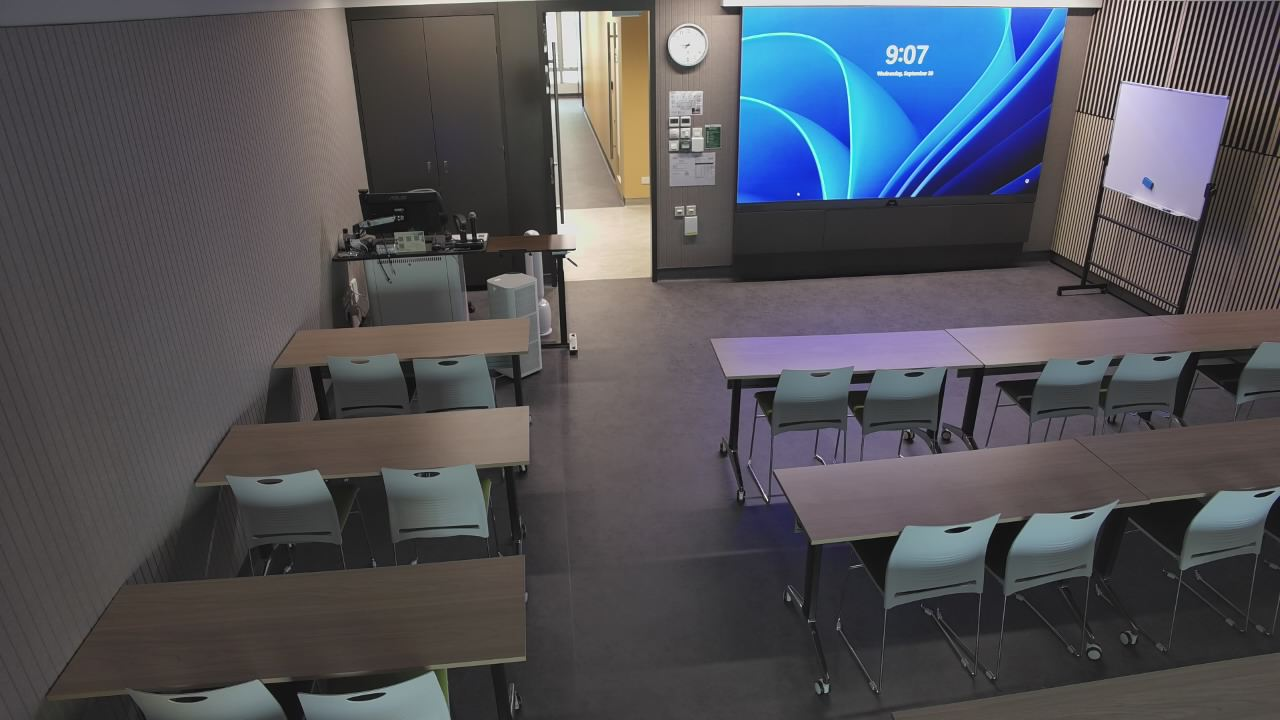
#> input picture [Buddy]/.workbuddy/tmp/live6c/g0.jpg, 1280 x 720 px, found by its file name; its folder holds 3 pictures in this run; the run also reads 2 pictures not shown here
$ python r6c_probe.py
#> lines starting #> are read from the running program, lines starting #| are printed output that depends on the picture
### [Buddy]/av_scan.py
#!/usr/bin/env python
# Shek Mun AV room scan -> HTML report with inline camera snapshots.
import os
import re
import json
import time
import base64
import subprocess
import numpy as np
from PIL import Image, ImageDraw, ImageOps, ImageFilter
from scipy import ndimage

OUT = os.path.dirname(os.path.abspath(__file__))
TMP = os.path.join(OUT, '.workbuddy', 'tmp')
SNAP_URL = 'http://10.107.147.121:8080/snapshot.json'
CONFIG = os.path.join(OUT, 'av_monitor_config.json')
CHANGELOG = os.path.join(OUT, 'changelog.md')

# Report engine version. Keep in step with the top entry of changelog.md; it is stamped
# into the HTML report, the email body and the email subject footer so Danny always
# knows which rule set produced a given report.
VERSION = '2.6.1'
# an OUT OF SYNC verdict must repeat on a consecutive run inside this window before it
# is allowed to raise an Abnormal (Danny: avoid one-off false alarms)
SYNC_CONFIRM_WINDOW_S = 3 * 3600

# KDS temperature alarm threshold (deg C) - only at/above this is a room "Abnormal".
# Danny raised it from 45 to 49 on 2026-09-21; the value in av_monitor_config.json wins.
KDS_ALARM = 49
# rooms with at least this many monitored displays must show one common picture
SYNC_MIN_DECODERS = 2
# a disagreeing region must cover at least this share of the largest display's area
# before the room is called OUT OF SYNC (Danny: only flag a *highly* unmatched room)
SYNC_MIN_AREA_RATIO = 0.30
# text that identifies the AVoIP "decoder standby" screen
AVOIP_IDLE_KEYS = ('AVOIP', 'DECODER', 'STANDBY', 'VIDEO SOURCE', 'DISCONNECTED',
                   'SWITCHED OFF', 'SLEEP MODE', 'TO WAKE')
# Narrower evidence that a bright region really IS a TV: an AVoIP decoder standby
# screen can only come from a display, never from a whiteboard / noticeboard.
DISPLAY_TEXT_KEYS = ('AVOIP', 'DECODER', 'STANDBY', 'VIDEO SOURCE', 'DISCONNECTED')

ROOMS = [
    ('101', 'SM-11-01', 'SM-11-01'), ('102', 'SM-11-02', 'SM-11-02'),
    ('103', 'SM-11-03', 'SM-11-03'), ('104', 'SM-11-04', 'SM-11-04'),
    ('105', 'SM-11-05', 'SM-11-05'), ('106', 'SM-11-06', 'SM-11-06'),
    ('107', 'SM-11-07', 'SM-11-07'), ('108', 'SM-11-08', 'SM-11-08'),
    ('109', 'Common Rm', 'Common Area'),
]
# snapshot.json room key -> camera ip suffix
PASS_DIRS = ['s1', 's2', 's3']


# [114 lines left out: functions load_config, kds_alarm, display_spec, display_filter, display_regions, poller_state, not called in this run]


def is_fault(d):
    """Only an explicit `fail` is a fault. `unknown` = not polled yet (see poller_state)."""
    return d.get('status') == 'fail'


def sync_history_path():
    return os.path.join(TMP, 'sync_history.json')


# [67 lines left out: functions load_sync_history, apply_sync_persistence, fetch_snapshot, grab, not called in this run]


def gray(path):
    return np.asarray(Image.open(path).convert('L'), dtype=np.float32)


# [78 lines left out: functions refine_box, refine_box_frames, iou, not called in this run]


# tuned on the live SM-11-01 frame (2026-09-28): a 288x176 wall-band blob shrinks to
# 312x180 around the TV panel, a 192x64 blob to 193x65 (spectator band removed), while
# the big 4K TV is kept at 142x170 instead of the 112x96 that cut it in half.
REFINE_TUNE = {'pad': 30, 'edge_frac': 0.85, 'streak': 0.75, 'max_grow': 0.35}


# [45 lines left out: function screens, not called in this run]


_OCR = None


def get_ocr():
    global _OCR
    if _OCR is None:
        try:
            from rapidocr_onnxruntime import RapidOCR
            _OCR = RapidOCR()
        except Exception:
            _OCR = False          # OCR unavailable -> screen state falls back to heuristics
    return _OCR or None


def ocr_frame(rgb):
    """OCR the whole 1280x720 frame once; return [{text, box}]."""
    eng = get_ocr()
    if eng is None:
        return []
    try:
        res, _ = eng(rgb)
    except Exception:
        return []
    out = []
    for t in (res or []):
        if not t or not t[1]:
            continue
        pts = t[0]
        xs = [p[0] for p in pts]
        ys = [p[1] for p in pts]
        out.append({'text': str(t[1]),
                    'box': (float(min(xs)), float(min(ys)), float(max(xs)), float(max(ys)))})
    return out


# v2.6.0 - the lock-screen clock, tolerant of OCR garble on the separator.
# The old pattern was `^\d{1,2}[:.]\d{2}$`, i.e. it demanded a colon or a full stop.
# Danny (2026-09-30, SM-11-06 follow-up): all four SM-11-01 panels were showing the
# SAME Windows lock screen, yet the room reported "2 idle / 2 not idle -> OUT OF SYNC".
# The two "active" panels had simply had their colon eaten by OCR - one read `917`
# and the other `9-17` - so the clock was not recognised, the panel fell through to
# "readable text => content", and the room raised a false Abnormal. On a 220x135 px
# wall TV the colon is a couple of pixels; losing it is routine, not exceptional.
CLOCK_RE = re.compile(r'^\s*(\d{1,2})\s*[:.\-\u2013\u2014 ]\s*(\d{2})\s*$')   # 9:17 9.17 9-17 9 17
CLOCK_BARE_RE = re.compile(r'^\s*(\d{1,2})(\d{2})\s*$')                      # 917 0917


# [27 lines left out: functions is_clock, region_structure, not called in this run]


# ---------------------------------------------------------------------------
# AVoIP decoder standby - learned visual fingerprint (Danny, 2026-09-28)
# ---------------------------------------------------------------------------
# Danny sent a reference picture of the AVoIP standby screen and asked the audit to
# "learn the pattern", because OCR alone cannot be trusted on it: on SM-11-02 the
# RIGHT panel reads "AVOIP SYSTEM STATUS: DECODER STANDBY" but the LEFT panel - same
# picture, dimmer and softer - returns *nothing*. The left panel then fell through to
# "content not readable" (unknown) while the right was idle, and the mismatched state
# classes made the room report OUT OF SYNC even though both panels were idle.
#
# The screen's signature is a dense block of headline text across the top of the
# panel over a DARK grey background, with a laptop graphic and a two-panel button
# layout below. Measured across live frames:
#
#   panel                        top-band text   dark share (<95)
#   SM-11-02 left  (true)            0.585           0.806
#   SM-11-02 right (true)            0.475           0.670
#   SM-11-08 wall cladding (FALSE)   0.739           0.055
#   Room 1 content slides (FALSE)    0.000           0.24 - 0.29
#
# `band` alone is NOT enough: the patterned wall cladding in SM-11-08 produces just
# as much top-band edge energy as a real headline, and a standby panel seen at a
# steep angle through glass glares up to lum 160-174 and loses its dark background.
# The dark share is what actually identifies the screen - the banner is white text on
# a near-black panel. Both gates must pass.
STANDBY_BAND_MIN = 0.35      # headline rows in the top band for a standby screen
STANDBY_DARK_MIN = 0.55      # the banner sits on a dark panel, not a bright wall
# (was 0.45; raised 2026-09-28 after a dark slide with a top title band on SM-11-01
#  tv3 reached 0.45-0.55 and was wrongly called standby. True AVoIP standby panels
#  measure 0.71-0.81, so 0.55 keeps them with margin.)
STANDBY_LUM_MIN, STANDBY_LUM_MAX = 60, 175
# v2.5.0 - pattern matching for a panel that glare makes unreadable. A panel with no
# text of its own is called standby when its row layout matches a standby panel that
# WAS confirmed in the same room. Measured 2026-09-28: twin standby panels 0.88,
# a content panel in the same test set 0.28 at most -> 0.45 was chosen then.
# v2.5.7 - raised to 0.75. Danny (2026-09-29) saw SM-11-01 sit on CHECK REGION while
# it was really IN SYNC: the centre-right TV is a bright slide (lum 143, dark 0.127)
# yet scored NCC 0.590 against the stored profile, clearing 0.45 and being re-labelled
# Idle - which then disagreed with the right-wall TV and produced a phantom out-of-sync
# alert. Re-measured across every marked panel in the fleet (12 samples): real standby
# panels score 0.99-1.00, real content 0.28-0.59. 0.75 sits in that gap with margin on
# both sides and separates all 12 correctly, where a dark-share gate would have broken
# SM-11-02's left TV (genuine standby at dark 0.079 through window glare).
# v2.6.1 - 0.75 was too strict, and the whole reason it had been raised was misdiagnosed.
# Re-measured across every marked panel in the fleet on 2026-09-30, ground truth from the
# OCR banner, three separate times of day as the light changed:
#   OCR-confirmed standby  0.558 - 1.000   (the 0.558 is SM-11-01 under blue skylight,
#                                           which lifts B-R to 43-58 and washes the panel)
#   content / slide / lock 0.064 - 0.449   (SM-11-02's slide, the one Danny reported,
#                                           tops out at 0.449)
# 0.50 sits in that gap with roughly 0.05 of margin on each side. It also still rejects
# the 0.590 bright slide that made v2.5.7 raise the gate.
STANDBY_NCC_MIN = 0.50
# v2.6.1 - how many row-profile signatures are kept per room. This was 2, and that was
# the real reason the NCC test kept failing: remember_standby_profiles() appends the new
# signature and then stores cur[-limit:], so every learning run EVICTED the oldest one.
# A single bad learning pass therefore destroyed the good reference permanently, and the
# next run's genuine standby panel scored 0.36 against the wreckage - which looked exactly
# like "sunlight broke the matcher" and sent v2.5.7 off to build a colour test instead.
# It was not sunlight: simulating glare on a confirmed standby panel (additive +120,
# multiplicative x2.0, warm-tinted +80) moves its NCC by less than 0.02, because the row
# profile is high-passed and z-normalised before comparison. The reference was simply bad.
# Keeping a pool of 8 and scoring against the best of them (see standby_profiles()) means
# one bad sample can no longer erase a good one.
STANDBY_PROFILE_POOL = 8
# v2.6.1 - the hue test is a COLD-START fallback only: it runs when a room has no learned
# reference at all. It is deliberately not allowed to rescue a panel the layout test
# rejects. SM-11-02's slide measured B-R 9.1 / saturation 22.2 against 17.4 / 20.9 for a
# real standby panel on SM-11-08 - colour cannot separate them - and that slide still
# scores 0.37-0.45 on layout. Letting colour override layout is precisely what produced
# the false "idle" verdict Danny reported on 2026-09-30.
# v2.5.7 - colour signature of the AVoIP standby screen (see standby_hue()). Sunlight
# lifts a standby panel's brightness from ~83 to ~143-169 without changing its colour,
# so absolute brightness / dark-share tests fail on it. Measured across the fleet the
# standby screen is the only surface that is both faintly blue and nearly desaturated:
# B-R 13.6-18.1 with saturation 17.0-21.7, against 101/102 (Win11 wallpaper), 151/152
# (lock screen) and -1.5/3.3 (white slide). Ratios, so exposure-independent.
# v2.6.1 - the v2.5.7 window was far too generous and let real slides through. Danny
# (2026-09-30) reported SM-11-02 "both are in use but not idle": both panels were slides
# measuring B-R 26.8 / 25.1 with saturation 36.6 / 38.9, comfortably inside 8-40 / <=45.
# Fleet-wide re-measure (2026-09-30, 9 OCR-confirmed standby panels vs 4 content panels):
#   saturation : standby  5.4 - 31.7   |   content 36.6 - 169.8
#   B-R        : standby -0.4 - 24.8   |   content 25.1 - 169.7
# Saturation is the sharper of the two, so it carries the decision; B-R is a backstop for
# a saturated-but-dim slide. BR_MIN stays at 8.0 deliberately - a white slide measures
# B-R -1.5 / saturation 3.3 and must keep failing, even though the dimmest real standby
# panel (SM-11-01 left, B-R -0.4) then falls through to the NCC test instead.
STANDBY_HUE_BR_MIN, STANDBY_HUE_BR_MAX = 8.0, 28.0
STANDBY_HUE_SAT_MAX = 34.0
STANDBY_ZOOM_SCALES = (2, 3)
# v2.5.2 - whole-headline matching for a garbled banner (see standby_banner())
STANDBY_BANNER_REF = ('AVOIPSYSTEMSTATUSDECODERSTANDBY',
                      'AVOIPSYSTEMSTATUSDECODERSTANDBYTHEVIDEOSOURCEDEVICE')
STANDBY_BANNER_MIN_RATIO = 0.65
STANDBY_BANNER_MIN_LEN = 18
# v2.5.1 - Windows lock-screen wallpaper signature (see lock_screen_signature()).
# SM-11-08 measured b-g ~90 / g-r ~45 / lum 74-87 on an idle lock screen.
LOCK_BG_DG = 35         # b - g: the pixel is strongly blue
LOCK_BG_DR = 12         # g - r: and the blue comes from the blue channel, not grey
LOCK_BG_MIN_SHARE = 0.45  # share of the panel that must carry that blue
LOCK_MEAN_DG = 60       # panel-level mean b - g (lock 109-111 vs content <= 22)
LOCK_MEAN_DR = 12       # panel-level mean g - r (lock 23-27 vs content <= 6)
LOCK_LUM_MIN, LOCK_LUM_MAX = 45, 135


# [136 lines left out: functions text_band, standby_fingerprint, standby_hue, standby_hue_match, standby_row_profile, profile_ncc, not called in this run]


def lock_screen_signature(rgb_patch, struct=None):
    """True when the panel carries the Windows lock-screen wallpaper.

    Danny (2026-09-28, SM-11-08): both wall TVs show the Windows lock screen, but the
    clock never reaches us as OCR text - the panels sit at 74-87 mean luminance and the
    digits are small, so `is_clock()` has nothing to latch onto and the room used to
    report "Active - content on screen" for an idle room.

    The fallback is the wallpaper itself. Measured on SM-11-08 the lock screen is a
    saturated deep blue: `b - g` around 90 with the red channel far below green
    (`g - r` around 45), on a panel whose luminance is moderate. Content panels in this
    fleet sit far away from that corner, so the window is deliberately wide but still
    anchored to all three conditions - a blue cast alone must not be enough, or a
    projector slide with a blue theme would qualify.
    """
    try:
        a = np.asarray(rgb_patch, dtype=np.float32)
    except Exception:
        return False
    if a.ndim != 3 or a.shape[2] < 3:
        return False
    r, g, b = a[:, :, 0], a[:, :, 1], a[:, :, 2]
    dg, dr = b - g, g - r
    share = float(((dg > LOCK_BG_DG) & (dr > LOCK_BG_DR)).mean())
    lum = float(a.mean())
    # Both a panel-level mean and a per-pixel share are required. Measured 2026-09-28:
    # SM-11-08 lock screens score b-g 109/111 with mean share 0.58/0.52, while every
    # other panel in the fleet - AVoIP standby in SM-11-02/07 and live slides in
    # SM-11-01 - sits at b-g <= 22 and share 0.000. The gap is two orders of magnitude,
    # so the test is nowhere near a borderline.
    return (share >= LOCK_BG_MIN_SHARE
            and float(dg.mean()) >= LOCK_MEAN_DG
            and float(dr.mean()) >= LOCK_MEAN_DR
            and LOCK_LUM_MIN <= lum <= LOCK_LUM_MAX)


# [31 lines left out: function standby_banner, not called in this run]


def panel_zoom_ocr(rgbs, box, scales=STANDBY_ZOOM_SCALES):
    """Re-read one marked panel at higher resolution, looking only for the AVoIP banner.

    Danny (2026-09-28, SM-11-07): a wall TV only fills about 220x135 px of a
    1280x720 frame, so its standby banner is far too small for the whole-frame OCR
    pass - that pass returned *zero* readings for the entire room. Upscaling just the
    panel 2-3x and stretching its contrast makes the banner legible
    ("AVOIP SYSTEM STATUS ... DECODER STANDBY", garbled but with the keywords intact).

    The standby picture is static, so every grabbed frame is tried and one hit is
    enough. Only readings carrying an AVoIP keyword are returned: this pass is a
    standby detector and must never be used to call a panel "content".
    """
    hits, seen = [], set()
    for arr in (rgbs or [])[:3]:
        x0, y0, x1, y1 = (int(v) for v in box)
        x0, y0 = max(0, x0), max(0, y0)
        x1, y1 = min(arr.shape[1], x1), min(arr.shape[0], y1)
        if x1 - x0 < 20 or y1 - y0 < 15:
            continue
        try:
            crop = Image.fromarray(arr[y0:y1, x0:x1]).convert('L')
        except Exception:
            continue
        for sc in scales:
            try:
                c = ImageOps.autocontrast(crop, cutoff=2)
                c = c.resize((c.width * sc, c.height * sc), Image.LANCZOS)
                for it in ocr_frame(np.asarray(c.convert('RGB'))):
                    txt = it['text']
                    ok = any(k in txt.upper() for k in DISPLAY_TEXT_KEYS)
                    if not ok:                      # v2.5.2: garbled headline match
                        ok = standby_banner([txt])[0]
                    if ok and txt not in seen:
                        seen.add(txt)
                        hits.append(txt)
            except Exception:
                pass
        if hits:
            break
    return hits


# Danny (2026-09-21): Idle means ONLY (a) Windows lock screen, (b) AVoIP decoder
# standby banner, (c) an all-blank screen. A Windows desktop or an application that
# sits static for a long time is still "content on screen" -> In use, not Idle.
# A blank screen is featureless: almost no pixel deviates from the median and the
# row-to-row variation is tiny.
BLANK_NONFLAT_MAX = 0.10
BLANK_ROWSTD_MAX = 12.0


# [744 lines left out: functions classify_texts, display_pill, aggregate_screen_state, measure_panel, standby_profiles, remember_standby_profiles and 10 more, not called in this run]


CSS = """
body{font-family:'Segoe UI',Arial,'Microsoft JhengHei',sans-serif;background:#f5f6f8;
color:#1f2430;margin:0;padding:24px;}
.wrap{max-width:1000px;margin:0 auto;}
h1{font-size:22px;margin:0 0 4px;}
.sub{color:#6b7280;font-size:13px;margin-bottom:18px;}
table.summary{border-collapse:collapse;width:100%;background:#fff;font-size:13px;
box-shadow:0 1px 3px rgba(0,0,0,.08);margin-bottom:24px;}
table.summary th{background:#eef2f7;text-align:left;padding:8px 10px;border:1px solid #dfe3ea;}
table.summary td{padding:8px 10px;border:1px solid #dfe3ea;vertical-align:middle;}
.room{background:#fff;border:1px solid #dfe3ea;border-radius:8px;padding:16px 18px;
margin-bottom:18px;box-shadow:0 1px 3px rgba(0,0,0,.06);}
.room h2{font-size:17px;margin:0 0 10px;padding-bottom:8px;border-bottom:2px solid #eef2f7;}
.room h3{font-size:13px;color:#4b5563;margin:14px 0 6px;text-transform:uppercase;letter-spacing:.4px;}
.pill{display:inline-block;font-size:11px;font-weight:bold;padding:3px 9px;border-radius:10px;
margin-left:8px;vertical-align:middle;}
.p-on{background:#e6f4ea;color:#186a3b;}
.p-off{background:#fce8e6;color:#a52714;}
.p-idle{background:#eef2f7;color:#4b5563;}
.p-sched{background:#fef7e0;color:#8a6100;}
.p-act{background:#e8f0fe;color:#174ea6;}
table.tv{border-collapse:collapse;width:100%;font-size:12.5px;margin-top:6px;}
table.tv th{background:#f3f5f8;text-align:left;padding:6px 8px;border:1px solid #dfe3ea;}
table.tv td{padding:6px 8px;border:1px solid #dfe3ea;vertical-align:top;}
td.shot{width:300px;text-align:center;background:#fafbfc;}
td.shot img{width:280px;border:1px solid #dfe3ea;border-radius:5px;display:block;margin:0 auto 6px;}
td.shot .cap{font-size:11px;color:#6b7280;}
.shotwrap{position:relative;display:inline-block;width:280px;line-height:0;}
.shotwrap img{margin:0 auto;}
.shotwrap .op{position:absolute;border:2px solid #e11d48;background:rgba(225,29,72,.07);}
.shotwrap .op span{position:absolute;top:-13px;left:-2px;background:#e11d48;color:#fff;
font-size:9px;font-weight:bold;padding:1px 4px;border-radius:3px;line-height:1.2;}
.shotwrap .op.stby{border-color:#7c3aed;background:rgba(124,58,237,.07);}
.shotwrap .op.stby span{background:#7c3aed;}
.legend{font-size:11px;color:#6b7280;margin:6px 0 0;}
.legend i{display:inline-block;width:10px;height:10px;border:2px solid #e11d48;vertical-align:-1px;
margin:0 3px 0 8px;}
.legend i.s{border-color:#7c3aed;}
ul{margin:4px 0 0 18px;padding:0;font-size:13px;}
li{padding:2px 0;}
.warn{background:#fff8e1;border-left:4px solid #f9a825;padding:8px 12px;font-size:13px;margin-top:8px;}
.note{background:#eef2f7;border-left:4px solid #607d8b;padding:8px 12px;font-size:12px;
color:#455a64;margin-bottom:18px;}
.ok{color:#186a3b;font-weight:bold;} .bad{color:#a52714;font-weight:bold;}
.muted{color:#4b5563;font-weight:bold;}
.foot{color:#6b7280;font-size:12px;margin-top:20px;border-top:1px solid #dfe3ea;padding-top:10px;}
"""


# [294 lines left out: functions overlay_html, build_html, not called in this run]


# [25 lines that do not run on import are left out]

### [Buddy]/.workbuddy/tmp/r6c_probe.py
import numpy as np, os, sys
from PIL import Image, ImageDraw
sys.path.insert(0, r"C:\Work\Projects\ShekMun\[Buddy]")
import av_scan

D = r"C:\Work\Projects\ShekMun\[Buddy]\.workbuddy\tmp\live6c"
BOX = (474, 12, 765, 196)
OTHER = (736, 0, 1104, 96)

rgbs = [np.asarray(Image.open(os.path.join(D, f'g{i}.jpg')).convert('RGB'), dtype=np.float32) for i in range(3)]

def probe(a, b, n):
    p = a[b[1]:b[3], b[0]:b[2]]
    r, g, bl = p[:,:,0], p[:,:,1], p[:,:,2]
    lum = p.mean(axis=2)
    dg = bl - g; dr = g - r
    share = float(((dg > av_scan.LOCK_BG_DG) & (dr > av_scan.LOCK_BG_DR)).mean())
    br = bl - r
    sat = p.max(axis=2) - p.min(axis=2)
    print("%-22s lum %6.1f | b-g %+6.1f g-r %+6.1f B-R %+6.1f sat %5.1f | lockshare %.3f | dark %.3f" % (
        n, lum.mean(), dg.mean(), dr.mean(), br.mean(), sat.mean(), share, (lum < 95).mean()))
    ok = av_scan.lock_screen_signature(p)
    print("      lock_screen_signature ->", ok,
          " (need share>=%.2f, b-g>=%d, g-r>=%d, lum %d-%d)" % (
              av_scan.LOCK_BG_MIN_SHARE, av_scan.LOCK_MEAN_DG, av_scan.LOCK_MEAN_DR,
              av_scan.LOCK_LUM_MIN, av_scan.LOCK_LUM_MAX))
    return ok

for i, a in enumerate(rgbs):
    print("-- frame g%d --" % i)
    probe(a, BOX, "marked LED wall")
    probe(a, OTHER, "blob 736,0,1104,96")
    print()
#> this loop made 3 passes
#> (printed output is left out)
#> pass 1, in probe, `p = a[b[1]:b[3], b[0]:b[2]]`:
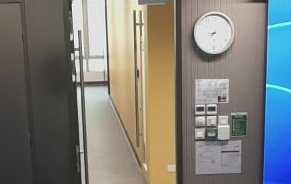
#> p: shape (184, 291, 3) float32; mean of channels 0, 1, 2 125.6, 125.9, 121; drawn as R, G, B
#> pass 1, in probe, `r, g, bl = p[:,:,0], p[:,:,1], p[:,:,2]`:
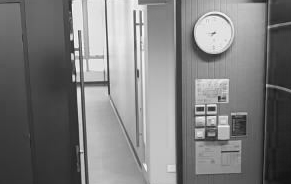
#> r: shape (184, 291) float32; min 18, max 255, mean 125.6
#> pass 1, in probe, `r, g, bl = p[:,:,0], p[:,:,1], p[:,:,2]`:
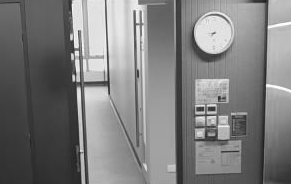
#> g: shape (184, 291) float32; min 25, max 255, mean 125.9
#> pass 1, in probe, `r, g, bl = p[:,:,0], p[:,:,1], p[:,:,2]`:
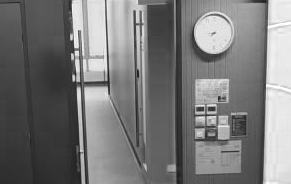
#> bl: shape (184, 291) float32; min 23, max 255, mean 121

# top-of-frame row scan to see where content is
a = rgbs[0]
print("== row profile of full width (lum / b-g) ==")
for y in range(0, 260, 10):
    row = a[y]
    l = row.mean(axis=1)
    dg = (row[:,2]-row[:,1]).mean()
    print("  y=%3d lum %6.1f  b-g %+6.1f" % (y, l.mean(), dg))
#> this loop made 26 passes
#> dg on passes 1 to 12: -0.368, 16.51, 16.45, 17.77, 16.41, 14.29, 14.36, 16.66, 18.04, 20.87, 23.24, 23.65
#|   y=  0 lum  154.2  b-g   -0.4
#|   y= 10 lum  105.8  b-g  +16.5
#|   y= 20 lum  116.7  b-g  +16.4
#|   y= 30 lum  115.3  b-g  +17.8
#|   y= 40 lum  115.6  b-g  +16.4
#|   y= 50 lum  116.4  b-g  +14.3
#|   y= 60 lum  113.3  b-g  +14.4
#|   y= 70 lum  106.9  b-g  +16.7
#> (further printed lines are left out)

print("\n== OCR on marked box ==")
z = av_scan.panel_zoom_ocr([x.astype(np.uint8) for x in rgbs], BOX)
#> the loop in panel_zoom_ocr, `for arr in (rgbs or [])[:3]:` made 1 pass
#> (x0, y0, x1, y1) on pass 1: (474, 12, 765, 196)
#> pass 1, in panel_zoom_ocr, `crop = Image.fromarray(arr[y0:y1, x0:x1]).convert('L')`:
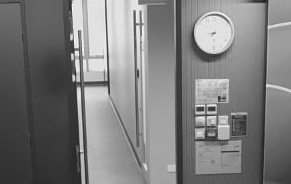
#> crop: PIL image 291x184 L; min 28, max 250, mean 125.3
#> after the loop in panel_zoom_ocr, `for arr in (rgbs or [])[:3]:`: hits = []; seen = 0 items
#> (the run stopped early here; a loop or call above may not have finished)
